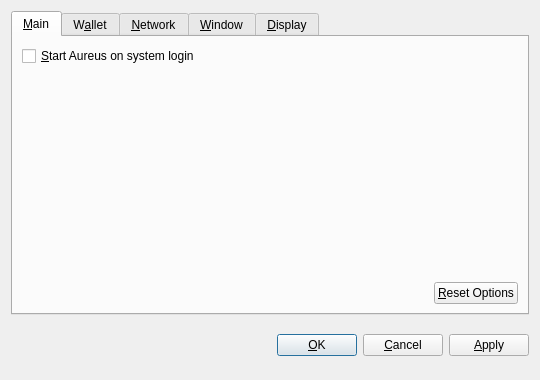
<?xml version="1.0" encoding="UTF-8"?>
<ui version="4.0">
 <class>OptionsDialog</class>
 <widget class="QDialog" name="OptionsDialog">
  <property name="geometry">
   <rect>
    <x>0</x>
    <y>0</y>
    <width>540</width>
    <height>380</height>
   </rect>
  </property>
  <property name="windowTitle">
   <string>Options</string>
  </property>
  <property name="modal">
   <bool>true</bool>
  </property>
  <layout class="QVBoxLayout" name="verticalLayout">
   <item>
    <widget class="QTabWidget" name="tabWidget">
     <property name="tabPosition">
      <enum>QTabWidget::North</enum>
     </property>
     <property name="currentIndex">
      <number>0</number>
     </property>
     <widget class="QWidget" name="tabMain">
      <attribute name="title">
       <string>&amp;Main</string>
      </attribute>
      <layout class="QVBoxLayout" name="verticalLayout_Main">
       <item>
        <widget class="QCheckBox" name="bitcoinAtStartup">
         <property name="toolTip">
          <string>Automatically start Aureus after logging in to the system.</string>
         </property>
         <property name="text">
          <string>&amp;Start Aureus on system login</string>
         </property>
        </widget>
       </item>
       <item>
        <spacer name="verticalSpacer_Main">
         <property name="orientation">
          <enum>Qt::Vertical</enum>
         </property>
         <property name="sizeHint" stdset="0">
          <size>
           <width>20</width>
           <height>40</height>
          </size>
         </property>
        </spacer>
       </item>
       <item>
        <layout class="QHBoxLayout" name="horizontalLayout_2_Main">
         <item>
          <spacer name="horizontalSpacer_2_Main">
           <property name="orientation">
            <enum>Qt::Horizontal</enum>
           </property>
           <property name="sizeHint" stdset="0">
            <size>
             <width>40</width>
             <height>20</height>
            </size>
           </property>
          </spacer>
         </item>
         <item>
          <widget class="QPushButton" name="resetButton">
           <property name="toolTip">
            <string>Reset all client options to default.</string>
           </property>
           <property name="text">
            <string>&amp;Reset Options</string>
           </property>
           <property name="autoDefault">
            <bool>false</bool>
           </property>
          </widget>
         </item>
        </layout>
       </item>
      </layout>
     </widget>
     <widget class="QWidget" name="tabWallet">
      <attribute name="title">
       <string>W&amp;allet</string>
      </attribute>
      <layout class="QVBoxLayout" name="verticalLayout_Network">
       <item>
        <widget class="QLabel" name="transactionFeeInfoLabel">
         <property name="text">
          <string>Optional transaction fee per kB that helps make sure your transactions are processed quickly. Most transactions are 1 kB.</string>
         </property>
         <property name="textFormat">
          <enum>Qt::PlainText</enum>
         </property>
         <property name="wordWrap">
          <bool>true</bool>
         </property>
        </widget>
       </item>
       <item>
        <layout class="QHBoxLayout" name="horizontalLayout_1_Main">
         <item>
          <widget class="QLabel" name="transactionFeeLabel">
           <property name="text">
            <string>Pay transaction &amp;fee</string>
           </property>
           <property name="textFormat">
            <enum>Qt::PlainText</enum>
           </property>
           <property name="buddy">
            <cstring>transactionFee</cstring>
           </property>
          </widget>
         </item>
         <item>
          <widget class="BitcoinAmountField" name="transactionFee"/>
         </item>
         <item>
          <spacer name="horizontalSpacer_1_Main">
           <property name="orientation">
            <enum>Qt::Horizontal</enum>
           </property>
           <property name="sizeHint" stdset="0">
            <size>
             <width>40</width>
             <height>20</height>
            </size>
           </property>
          </spacer>
         </item>
        </layout>
       </item>
       <item>
        <widget class="QLabel" name="label">
         <property name="text">
          <string>If you disable the spending of unconfirmed change, the change from a transaction cannot be used until that transaction has at least one confirmation. This also affects how your balance is computed.</string>
         </property>
         <property name="wordWrap">
          <bool>true</bool>
         </property>
        </widget>
       </item>
       <item>
        <widget class="QCheckBox" name="spendZeroConfChange">
         <property name="text">
          <string>Spend unconfirmed change  (experts only)</string>
         </property>
        </widget>
       </item>
       <item>
        <spacer name="verticalSpacer">
         <property name="orientation">
          <enum>Qt::Vertical</enum>
         </property>
         <property name="sizeHint" stdset="0">
          <size>
           <width>20</width>
           <height>40</height>
          </size>
         </property>
        </spacer>
       </item>
      </layout>
     </widget>
     <widget class="QWidget" name="tabNetwork">
      <attribute name="title">
       <string>&amp;Network</string>
      </attribute>
      <layout class="QVBoxLayout" name="verticalLayout_Network">
       <item>
        <widget class="QCheckBox" name="mapPortUpnp">
         <property name="toolTip">
          <string>Automatically open the Aureus client port on the router. This only works when your router supports UPnP and it is enabled.</string>
         </property>
         <property name="text">
          <string>Map port using &amp;UPnP</string>
         </property>
        </widget>
       </item>
       <item>
        <widget class="QCheckBox" name="connectSocks">
         <property name="toolTip">
          <string>Connect to the Aureus network through a SOCKS proxy (e.g. when connecting through Tor).</string>
         </property>
         <property name="text">
          <string>&amp;Connect through SOCKS proxy:</string>
         </property>
        </widget>
       </item>
       <item>
        <layout class="QHBoxLayout" name="horizontalLayout_Network">
         <item>
          <widget class="QLabel" name="proxyIpLabel">
           <property name="text">
            <string>Proxy &amp;IP:</string>
           </property>
           <property name="textFormat">
            <enum>Qt::PlainText</enum>
           </property>
           <property name="buddy">
            <cstring>proxyIp</cstring>
           </property>
          </widget>
         </item>
         <item>
          <widget class="QValidatedLineEdit" name="proxyIp">
           <property name="maximumSize">
            <size>
             <width>140</width>
             <height>16777215</height>
            </size>
           </property>
           <property name="toolTip">
            <string>IP address of the proxy (e.g. 127.0.0.1)</string>
           </property>
          </widget>
         </item>
         <item>
          <widget class="QLabel" name="proxyPortLabel">
           <property name="text">
            <string>&amp;Port:</string>
           </property>
           <property name="textFormat">
            <enum>Qt::PlainText</enum>
           </property>
           <property name="buddy">
            <cstring>proxyPort</cstring>
           </property>
          </widget>
         </item>
         <item>
          <widget class="QLineEdit" name="proxyPort">
           <property name="maximumSize">
            <size>
             <width>55</width>
             <height>16777215</height>
            </size>
           </property>
           <property name="toolTip">
            <string>Port of the proxy (e.g. 9050)</string>
           </property>
          </widget>
         </item>
         <item>
          <widget class="QLabel" name="socksVersionLabel">
           <property name="text">
            <string>SOCKS &amp;Version:</string>
           </property>
           <property name="textFormat">
            <enum>Qt::PlainText</enum>
           </property>
           <property name="buddy">
            <cstring>socksVersion</cstring>
           </property>
          </widget>
         </item>
         <item>
          <widget class="QValueComboBox" name="socksVersion">
           <property name="toolTip">
            <string>SOCKS version of the proxy (e.g. 5)</string>
           </property>
          </widget>
         </item>
         <item>
          <spacer name="horizontalSpacer_Network">
           <property name="orientation">
            <enum>Qt::Horizontal</enum>
           </property>
           <property name="sizeHint" stdset="0">
            <size>
             <width>40</width>
             <height>20</height>
            </size>
           </property>
          </spacer>
         </item>
        </layout>
       </item>
       <item>
        <spacer name="verticalSpacer_Network">
         <property name="orientation">
          <enum>Qt::Vertical</enum>
         </property>
         <property name="sizeHint" stdset="0">
          <size>
           <width>20</width>
           <height>40</height>
          </size>
         </property>
        </spacer>
       </item>
      </layout>
     </widget>
     <widget class="QWidget" name="tabWindow">
      <attribute name="title">
       <string>&amp;Window</string>
      </attribute>
      <layout class="QVBoxLayout" name="verticalLayout_Window">
       <item>
        <widget class="QCheckBox" name="minimizeToTray">
         <property name="toolTip">
          <string>Show only a tray icon after minimizing the window.</string>
         </property>
         <property name="text">
          <string>&amp;Minimize to the tray instead of the taskbar</string>
         </property>
        </widget>
       </item>
       <item>
        <widget class="QCheckBox" name="minimizeOnClose">
         <property name="toolTip">
          <string>Minimize instead of exit the application when the window is closed. When this option is enabled, the application will be closed only after selecting Quit in the menu.</string>
         </property>
         <property name="text">
          <string>M&amp;inimize on close</string>
         </property>
        </widget>
       </item>
       <item>
        <spacer name="verticalSpacer_Window">
         <property name="orientation">
          <enum>Qt::Vertical</enum>
         </property>
         <property name="sizeHint" stdset="0">
          <size>
           <width>20</width>
           <height>40</height>
          </size>
         </property>
        </spacer>
       </item>
      </layout>
     </widget>
     <widget class="QWidget" name="tabDisplay">
      <attribute name="title">
       <string>&amp;Display</string>
      </attribute>
      <layout class="QVBoxLayout" name="verticalLayout_Display">
       <item>
        <layout class="QHBoxLayout" name="horizontalLayout_1_Display">
         <item>
          <widget class="QLabel" name="langLabel">
           <property name="text">
            <string>User Interface &amp;language:</string>
           </property>
           <property name="textFormat">
            <enum>Qt::PlainText</enum>
           </property>
           <property name="buddy">
            <cstring>lang</cstring>
           </property>
          </widget>
         </item>
         <item>
          <widget class="QValueComboBox" name="lang">
           <property name="toolTip">
            <string>The user interface language can be set here. This setting will take effect after restarting Aureus.</string>
           </property>
          </widget>
         </item>
        </layout>
       </item>
       <item>
        <layout class="QHBoxLayout" name="horizontalLayout_2_Display">
         <item>
          <widget class="QLabel" name="unitLabel">
           <property name="text">
            <string>&amp;Unit to show amounts in:</string>
           </property>
           <property name="textFormat">
            <enum>Qt::PlainText</enum>
           </property>
           <property name="buddy">
            <cstring>unit</cstring>
           </property>
          </widget>
         </item>
         <item>
          <widget class="QValueComboBox" name="unit">
           <property name="toolTip">
            <string>Choose the default subdivision unit to show in the interface and when sending coins.</string>
           </property>
          </widget>
         </item>
        </layout>
       </item>
       <item>
        <widget class="QCheckBox" name="displayAddresses">
         <property name="toolTip">
          <string>Whether to show Aureus addresses in the transaction list or not.</string>
         </property>
         <property name="text">
          <string>&amp;Display addresses in transaction list</string>
         </property>
        </widget>
       </item>
       <item>
        <widget class="QCheckBox" name="coinControlFeatures">
         <property name="toolTip">
          <string>Whether to show coin control features or not.</string>
         </property>
         <property name="text">
          <string>Display coin &amp;control features (experts only!)</string>
         </property>
        </widget>
       </item>
       <item>
        <spacer name="verticalSpacer_Display">
         <property name="orientation">
          <enum>Qt::Vertical</enum>
         </property>
         <property name="sizeHint" stdset="0">
          <size>
           <width>20</width>
           <height>40</height>
          </size>
         </property>
        </spacer>
       </item>
      </layout>
     </widget>
    </widget>
   </item>
   <item>
    <layout class="QHBoxLayout" name="horizontalLayout_Buttons">
     <item>
      <spacer name="horizontalSpacer_1">
       <property name="orientation">
        <enum>Qt::Horizontal</enum>
       </property>
       <property name="sizeHint" stdset="0">
        <size>
         <width>40</width>
         <height>48</height>
        </size>
       </property>
      </spacer>
     </item>
     <item>
      <widget class="QLabel" name="statusLabel">
       <property name="font">
        <font>
         <weight>75</weight>
         <bold>true</bold>
        </font>
       </property>
       <property name="text">
        <string/>
       </property>
       <property name="textFormat">
        <enum>Qt::PlainText</enum>
       </property>
       <property name="wordWrap">
        <bool>true</bool>
       </property>
      </widget>
     </item>
     <item>
      <spacer name="horizontalSpacer_2">
       <property name="orientation">
        <enum>Qt::Horizontal</enum>
       </property>
       <property name="sizeHint" stdset="0">
        <size>
         <width>40</width>
         <height>48</height>
        </size>
       </property>
      </spacer>
     </item>
     <item>
      <widget class="QPushButton" name="okButton">
       <property name="text">
        <string>&amp;OK</string>
       </property>
      </widget>
     </item>
     <item>
      <widget class="QPushButton" name="cancelButton">
       <property name="text">
        <string>&amp;Cancel</string>
       </property>
       <property name="autoDefault">
        <bool>false</bool>
       </property>
      </widget>
     </item>
     <item>
      <widget class="QPushButton" name="applyButton">
       <property name="text">
        <string>&amp;Apply</string>
       </property>
       <property name="autoDefault">
        <bool>false</bool>
       </property>
      </widget>
     </item>
    </layout>
   </item>
  </layout>
 </widget>
 <customwidgets>
  <customwidget>
   <class>BitcoinAmountField</class>
   <extends>QSpinBox</extends>
   <header>bitcoinamountfield.h</header>
  </customwidget>
  <customwidget>
   <class>QValueComboBox</class>
   <extends>QComboBox</extends>
   <header>qvaluecombobox.h</header>
  </customwidget>
  <customwidget>
   <class>QValidatedLineEdit</class>
   <extends>QLineEdit</extends>
   <header>qvalidatedlineedit.h</header>
  </customwidget>
 </customwidgets>
 <resources/>
 <connections/>
</ui>
